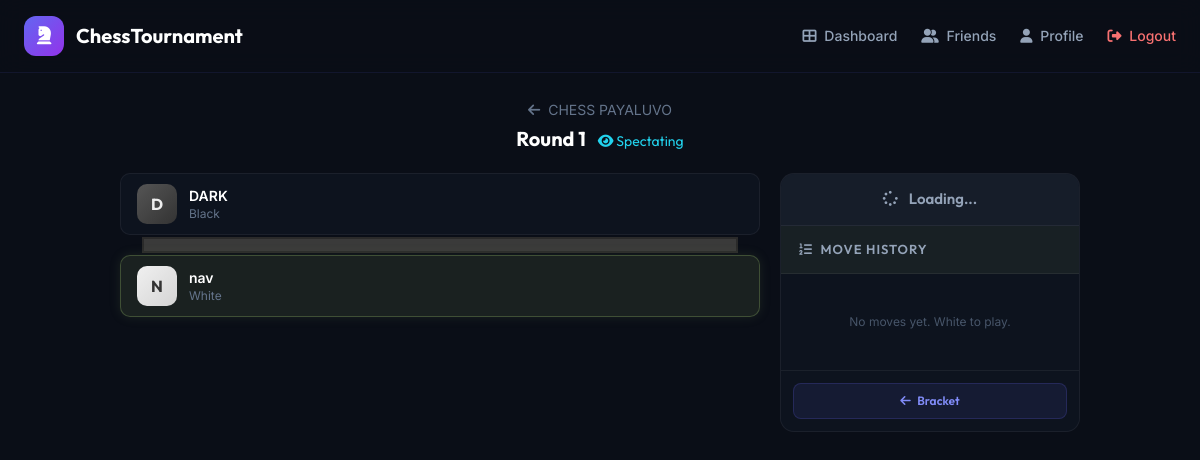
Screenshot of /match/1/ (signed in) with the database file from the repository.
### matches/models.py (models this page shows, shortened)
class Match(models.Model):
    STATUS_CHOICES = (
        ('pending', 'Pending'),
        ('active', 'Active'),
        ('completed', 'Completed'),
    )
    tournament = models.ForeignKey(Tournament, on_delete=models.CASCADE, related_name='matches', null=True, blank=True)
    player1 = models.ForeignKey(settings.AUTH_USER_MODEL, on_delete=models.SET_NULL, null=True, blank=True, related_name='matches_as_p1')
    player2 = models.ForeignKey(settings.AUTH_USER_MODEL, on_delete=models.SET_NULL, null=True, blank=True, related_name='matches_as_p2')
    winner = models.ForeignKey(settings.AUTH_USER_MODEL, on_delete=models.SET_NULL, null=True, blank=True, related_name='matches_won')
    round_number = models.IntegerField(default=1)
    status = models.CharField(max_length=20, choices=STATUS_CHOICES, default='pending')
    next_match = models.ForeignKey('self', on_delete=models.SET_NULL, null=True, blank=True, related_name='previous_matches')
    fen = models.CharField(max_length=100, default='rnbqkbnr/pppppppp/8/8/8/8/PPPPPPPP/RNBQKBNR w KQkq - 0 1')

### tournaments/models.py (models this page shows, shortened)
class Tournament(models.Model):
    STATUS_CHOICES = (
        ('waiting', 'Waiting for Players'),
        ('in_progress', 'In Progress'),
        ('completed', 'Completed'),
    )
    name = models.CharField(max_length=100)
    invite_code = models.CharField(max_length=8, unique=True, default=generate_invite_code)
    host = models.ForeignKey(settings.AUTH_USER_MODEL, on_delete=models.CASCADE, related_name='hosted_tournaments')
    max_players = models.IntegerField(default=8)
    status = models.CharField(max_length=20, choices=STATUS_CHOICES, default='waiting')
    created_at = models.DateTimeField(auto_now_add=True)

### accounts/models.py (models this page shows, shortened)
class User(AbstractUser):
    rating = models.IntegerField(default=1200)

### matches/views.py (the view)
# urls.py: path('<int:pk>/', views.match_detail_view, name='match_detail'),
@login_required
def match_detail_view(request, pk):
    match = get_object_or_404(Match.objects.select_related(
        'player1', 'player2', 'winner', 'tournament'
    ), pk=pk)
    moves = match.moves.select_related('player').all()
    is_player = request.user in [match.player1, match.player2]
    is_spectator = not is_player
    player_color = None
    if request.user == match.player1:
        player_color = 'white'
    elif request.user == match.player2:
        player_color = 'black'
    return render(request, 'matches/game.html', {
        'match': match,
        'moves': moves,
        'is_player': is_player,
        'is_spectator': is_spectator,
        'player_color': player_color,
    })

### accounts/context_processors.py (called while the page is built)
def notifications(request):
    if request.user.is_authenticated:
        pending_friend_count = FriendRequest.objects.filter(
            to_user=request.user, status='pending'
        ).count()
        pending_invite_count = RoomInvite.objects.filter(
            invited_user=request.user, status='pending',
            room__status='waiting'
        ).count()
        return {
            'pending_friend_count': pending_friend_count,
            'pending_invite_count': pending_invite_count,
        }
    return {}

### templates/matches/game.html (shortened to what this page needs)
{% extends 'base.html' %}
{% load static %}
{% block extra_css %}
<link rel="stylesheet" href="https://unpkg.com/@chrisoakman/chessboardjs@1.0.0/dist/chessboard-1.0.0.min.css">
{% endblock %}
{% block content %}
<div class="px-4 py-6">
    <div class="animate-fadeInUp">
        <div class="text-center mb-5">
            <a href="{% url 'tournament_detail' pk=match.tournament.pk %}" class="text-slate-500 hover:text-slate-300 text-sm transition no-underline">
                <i class="fas fa-arrow-left mr-1"></i> {{ match.tournament.name }}
            </a>
            <h1 class="text-xl font-display font-bold text-white mt-1">Round {{ match.round_number }}{% if is_spectator %} <span class="text-neon text-sm font-normal ml-2"><i class="fas fa-eye"></i> Spectating</span>{% endif %}</h1>
        </div>
        <div class="game-wrapper">
            <div class="board-column">
                <div class="player-bar" id="player-top-bar">
                    <div class="player-avatar avatar-black">{{ match.player2.username.0|upper|default:"?" }}</div>
                    <div>
                        <div class="text-white font-semibold text-sm">{{ match.player2.username|default:"TBD" }}</div>
                        <div class="text-slate-500 text-xs">Black</div>
                    </div>
                </div>
                <div class="player-bar active-turn" id="player-bottom-bar">
                    <div class="player-avatar avatar-white">{{ match.player1.username.0|upper|default:"?" }}</div>
                    <div>
                        <div class="text-white font-semibold text-sm">{{ match.player1.username|default:"TBD" }}</div>
                        <div class="text-slate-500 text-xs">White</div>
                    </div>
                </div>
            </div>
            <div class="side-panel">
                <div class="status-bar status-waiting" id="status-bar">
                    <i class="fas fa-spinner fa-spin mr-2"></i> Loading...
                </div>
                <div class="panel-header">
                    <i class="fas fa-list-ol mr-1"></i> Move History
                </div>
                <div class="move-list" id="move-list">
                    <p class="text-slate-600 text-xs text-center py-8" id="no-moves-msg">No moves yet. White to play.</p>
                </div>
                <div class="panel-actions">
                    <a href="{% url 'tournament_detail' pk=match.tournament.pk %}" class="btn-back">
                        <i class="fas fa-arrow-left mr-1"></i> Bracket
                    </a>
                </div>
            </div>
        </div>
    </div>
</div>
{% endblock %}

### templates/base.html (style rules this page uses)
* { margin: 0; padding: 0; box-sizing: border-box; }
body { font-family: 'Inter', sans-serif; background: #0a0e17; color: #e2e8f0; min-height: 100vh; }
h1, h2, h3, h4, h5, h6 { font-family: 'Outfit', sans-serif; }
.animate-fadeInUp { animation: fadeInUp 0.6s ease-out; }

### templates/matches/game.html (style rules this page uses)
.game-wrapper { display: grid; grid-template-columns: 1fr 300px; gap: 20px; max-width: 960px; margin: 0 auto; align-items: start; }
.board-column { display: flex; flex-direction: column; gap: 10px; }
.player-bar { display: flex; align-items: center; gap: 12px; padding: 10px 16px; border-radius: 10px; background: rgba(17, 24, 39, 0.5); border: 1px solid rgba(255,255,255,0.06); transition: all 0.3s; }
.player-bar.active-turn { background: rgba(119, 149, 86, 0.15); border-color: rgba(119, 149, 86, 0.4); box-shadow: 0 0 12px rgba(119, 149, 86, 0.15); }
.player-avatar { width: 40px; height: 40px; border-radius: 10px; display: flex; align-items: center; justify-content: center; font-weight: 700; font-size: 16px; font-family: 'Outfit', sans-serif; }
.avatar-white { background: linear-gradient(135deg, #f0f0f0, #d4d4d4); color: #333; }
.avatar-black { background: linear-gradient(135deg, #555, #333); color: #eee; }
.side-panel { background: rgba(17, 24, 39, 0.5); border: 1px solid rgba(255,255,255,0.06); border-radius: 14px; overflow: hidden; display: flex; flex-direction: column; max-height: 640px; }
.panel-header { padding: 14px 18px; background: rgba(119, 149, 86, 0.1); border-bottom: 1px solid rgba(255,255,255,0.06); font-family: 'Outfit', sans-serif; font-weight: 600; font-size: 13px; text-transform: uppercase; letter-spacing: 1px; color: #94a3b8; }
.move-list { flex: 1; overflow-y: auto; padding: 8px; }
.status-bar { padding: 14px 18px; text-align: center; font-family: 'Outfit', sans-serif; font-weight: 600; font-size: 15px; border-bottom: 1px solid rgba(255,255,255,0.06); }
.status-waiting { background: rgba(100, 116, 139, 0.1); color: #94a3b8; }
.panel-actions { padding: 12px; border-top: 1px solid rgba(255,255,255,0.06); display: flex; gap: 8px; }
.btn-back { flex: 1; padding: 8px 12px; border-radius: 8px; background: rgba(99, 102, 241, 0.1); color: #818cf8; border: 1px solid rgba(99, 102, 241, 0.2); font-size: 12px; font-weight: 600; cursor: pointer; transition: all 0.2s; font-family: 'Outfit', sans-serif; text-decoration: none; text-align: center; }

### rows the page displays
Match: tournament.name "CHESS PAYALUVO", round_number "1", player2.username.0 "D", player2.username "DARK", player1.username.0 "N", player1.username "nav"
